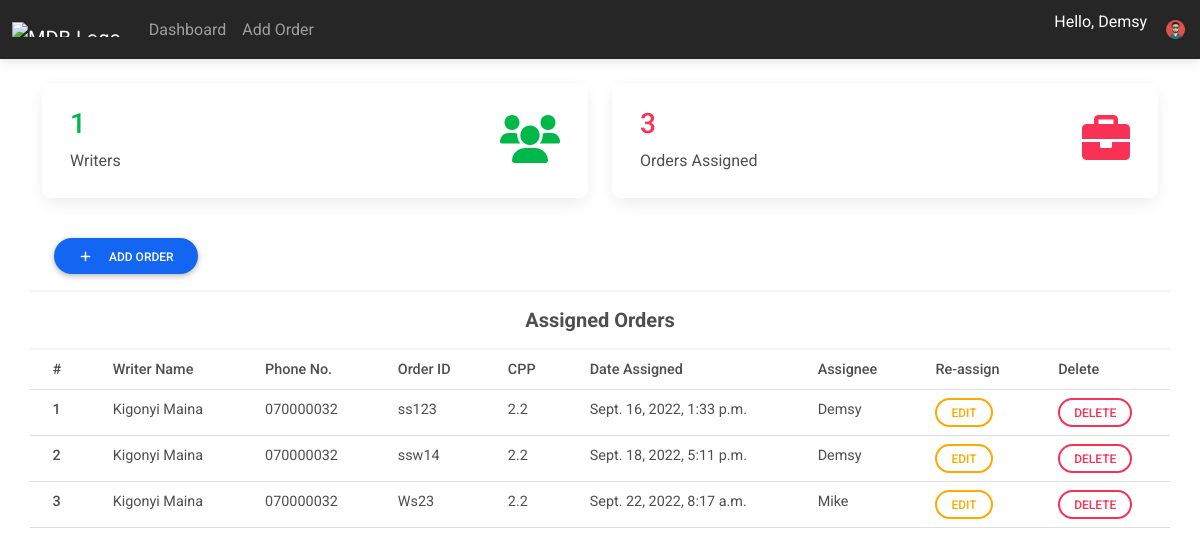
The app's page /dashboard/ (signed in) with its own data.
### Janta/models.py (models this page shows)
class Manager(models.Model):
    CHOICES = [
        ('M','Male'),
        ('F','Female'),
    ]
    user = models.OneToOneField(User, on_delete=models.CASCADE, null=True)
    National_ID = models.CharField(max_length=10, null=True)
    Full_Names = models.CharField(max_length=40, null=True)
    Gender = models.CharField(choices=CHOICES, max_length=1, null=True)
    Phone_no = models.CharField(max_length=12, null=True)
    Email = models.EmailField(max_length=100, null=True)
    Bank_name = models.CharField(max_length=25, null=True)
    Account_no = models.CharField(max_length=20, null=True)
    profile_pic = models.ImageField(default='avatar.png', null=True, blank=True)

class Order(models.Model):
    manager = models.ForeignKey(Manager, on_delete=models.SET_NULL, null=True)
    writer = models.ForeignKey(Writer, on_delete=models.SET_NULL, null=True)
    order_id = models.CharField(max_length=20, null=True)
    cpp = models.CharField(max_length=10, null=True)
    pages = models.IntegerField(null=True)
    date_created = models.DateTimeField(auto_now_add=True, null=True)

class Writer(models.Model):
    CHOICES = [
        ('M','Male'),
        ('F','Female'),
    ]
    National_ID = models.CharField(max_length=10, null=True)
    Full_Names = models.CharField(max_length=40, null=True)
    Gender = models.CharField(choices=CHOICES, max_length=1, null=True)
    Phone_no = models.CharField(max_length=12, null=True)
    Email = models.EmailField(max_length=100, null=True)
    Bank_name = models.CharField(max_length=25, null=True)
    Account_no = models.CharField(max_length=20, null=True)

### Janta/views.py (the view)
# urls.py: path('dashboard/', views.managerdashboard, name='managerdashboard'),
@login_required(login_url='login')
def managerdashboard(request):
    writers = Writer.objects.all()
    total_writers = Writer.objects.count()
    total_orders = Order.objects.count()
    orders = Order.objects.all()
    context = {'writers':writers, 'total_writers':total_writers, 'total_orders':total_orders, 'orders':orders}
    return render(request, 'janta/managerdashboard.html', context)

### Janta/Templates/Janta/managerdashboard.html
{% extends 'janta/main.html' %}
{% block content %}
{% include 'janta/navbar.html' %}
<div class="container pt-4">
    <div class="row">
        <div class="col-sm-5 col-md-6">
            <div class="card">
              <div class="card-body">
                <div class="d-flex justify-content-between px-md-1">
                  <div>
                    <h3 class="text-success">{{total_writers}}</h3>
                    <p class="mb-0">Writers</p>
                  </div>
                  <div class="align-self-center">
                    <i class="fas fa-users text-success fa-3x"></i>
                  </div>
                </div>
              </div>
            </div>
          </div>
        <div class="col-sm-5 offset-sm-2 col-md-6 offset-md-0">
          <div class="card">
            <div class="card-body">
              <div class="d-flex justify-content-between px-md-1">
                <div>
                  <h3 class="text-danger">{{total_orders}}</h3>
                  <p class="mb-0">Orders Assigned</p>
                </div>
                <div class="align-self-center">
                  <i class="fas fa-briefcase text-danger fa-3x"></i>
                </div>
              </div>
            </div>
          </div>
        </div>
    </div>
</div>
<div class="container pt-4">
    <div class="row">
        <div class="card-header py-3">
            <a
            href="{% url 'add_order' %}"
            class="btn btn-primary btn-rounded"
            ><i class="fas fa-plus fa-fw me-3"></i><span>Add Order</span></a>
        </div>
        <div class="card-header text-center py-3">
            <h5 class="mb-0 text-center">
              <strong>Assigned Orders</strong>
            </h5>
        </div>
        <table class="table table-sm">
            <thead>
              <tr>
                <th scope="col">#</th>
                <th scope="col">Writer Name</th>
                <th scope="col">Phone No.</th>
                <th scope="col">Order ID</th>
                <th scope="col">CPP</th>
                <th scope="col">Date Assigned</th>
                <th scope="col">Assignee</th>
                <th scope="col">Re-assign</th>
                <th scope="col">Delete</th>
              </tr>
            </thead>
            <tbody>
                {% for order in orders %}
                <tr>
                    <th scope="row">{{order.id}}</th>
                    <td>{{order.writer.Full_Names}}</td>
                    <td>{{order.writer.Phone_no}}</td>
                    <td>{{order.order_id}}</td>
                    <td>{{order.cpp}}</td>
                    <td>{{order.date_created}}</td>
                    <td>{{order.manager.user}}</td>
                    <td>
                        <a href="{% url 'edit_order' order.id %}">
                        <button type="button" class="btn btn-outline-warning btn-sm btn-rounded" data-mdb-ripple-color="dark">Edit</button>
                        </a>
                    </td>
                    <td>
                        <a href="{% url 'delete_order' order.id %}">
                        <button type="button" class="btn btn-outline-danger btn-sm btn-rounded" data-mdb-ripple-color="dark">Delete</button>
                        </a>
                    </td>
                </tr>
                {% endfor %}
            </tbody>
          </table>
    </div>
</div>
{% endblock %}

### Janta/Templates/Janta/navbar.html (shortened to what this page needs)
{% load static %}
<nav class="navbar navbar-expand-lg navbar-dark bg-dark">
    <div class="container-fluid">
      <div class="collapse navbar-collapse" id="navbarSupportedContent">
        <a class="navbar-brand mt-2 mt-lg-0" href="#">
          <img
            src="https://mdbcdn.b-cdn.net/img/logo/mdb-transaprent-noshadows.webp"
            height="15"
            alt="MDB Logo"
            loading="lazy"
          />
        </a>
        <ul class="navbar-nav me-auto mb-2 mb-lg-0">
          <li class="nav-item">
            <a class="nav-link" href="{% url 'managerdashboard' %}">Dashboard</a>
          </li>
          <li class="nav-item">
            <a class="nav-link" href="{% url 'add_order' %}">Add Order</a>
          </li>
        </ul>
      </div>
      <div class="d-flex align-items-center">
        <p class="text-white bg-dark me-3">Hello, {{request.user.username}}</p>
        <div class="dropdown">
          <a
            class="dropdown-toggle d-flex align-items-center hidden-arrow"
            href="#"
            id="navbarDropdownMenuAvatar"
            role="button"
            data-mdb-toggle="dropdown"
            aria-expanded="false"
          >
            <img
              src="{{request.user.manager.profile_pic.url}}"
              class="rounded-circle"
              height="25"
              alt="Black and White Portrait of a Man"
              loading="lazy"
            />
          </a>
        </div>
      </div>
    </div>
  </nav>

### records on screen
Order: id "1", writer.Full_Names "Kigonyi Maina", writer.Phone_no "070000032", order_id "ss123", cpp "2.2", date_created "Sept. 16, 2022, 1:33 p.m.", manager.user "Demsy"
Order: id "2", writer.Full_Names "Kigonyi Maina", writer.Phone_no "070000032", order_id "ssw14", cpp "2.2", date_created "Sept. 18, 2022, 5:11 p.m.", manager.user "Demsy"
Order: id "3", writer.Full_Names "Kigonyi Maina", writer.Phone_no "070000032", order_id "Ws23", cpp "2.2", date_created "Sept. 22, 2022, 8:17 a.m.", manager.user "Mike"

### other values on screen
{{ request.user.username }} "Demsy"
{{ total_writers }} "1"
{{ total_orders }} "3"
